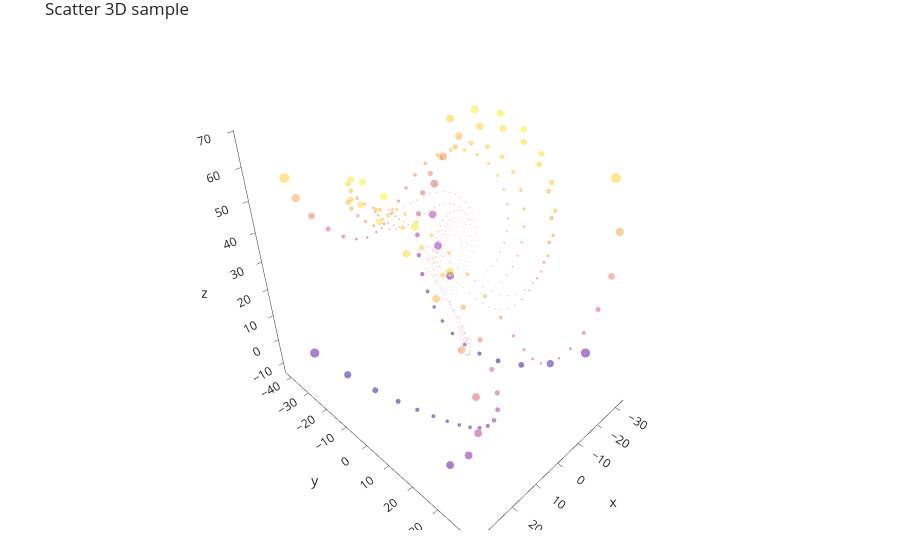

Notebook cell for this chart:
### Code cell
max_size = 12   # マーカーの最大サイズ
sizes = value_array / value_array.max() * max_size

# Traceを作成
traces = go.Scatter3d(
    x=q_array[0],
    y=q_array[1],
    z=q_array[2],
    mode='markers',
    marker={
        'size': sizes,
        'opacity': 0.5,
        'color': q_array[2],
        'colorscale': 'Plasma'
    },
)   # Lorentz方程式の解の三次元バブルチャート

# Figureを作成
figure = go.Figure(traces, layout)

figure

### Figure 1 — Plotly figure (JSON) as saved in the notebook; plotly's stock layout.template omitted (floating-point values rounded to 4 significant figures; data arrays with more than 128 entries replaced by an {"elided": "..."} marker saying what was removed)
{"data": [{"marker": {"color": {"elided": "1600 float values"}, "colorscale": [[0, "#0d0887"], [0.1111, "#46039f"], [0.2222, "#7201a8"], [0.3333, "#9c179e"], [0.4444, "#bd3786"], [0.5556, "#d8576b"], [0.6667, "#ed7953"], [0.7778, "#fb9f3a"], [0.8889, "#fdca26"], [1, "#f0f921"]], "opacity": 0.5, "size": {"elided": "1600 float values"}}, "mode": "markers", "type": "scatter3d", "x": {"elided": "1600 float values"}, "y": {"elided": "1600 float values"}, "z": {"elided": "1600 float values"}}], "layout": {"margin": {"b": 30, "l": 20, "r": 20, "t": 30}, "title": {"text": "Scatter 3D sample"}}}
